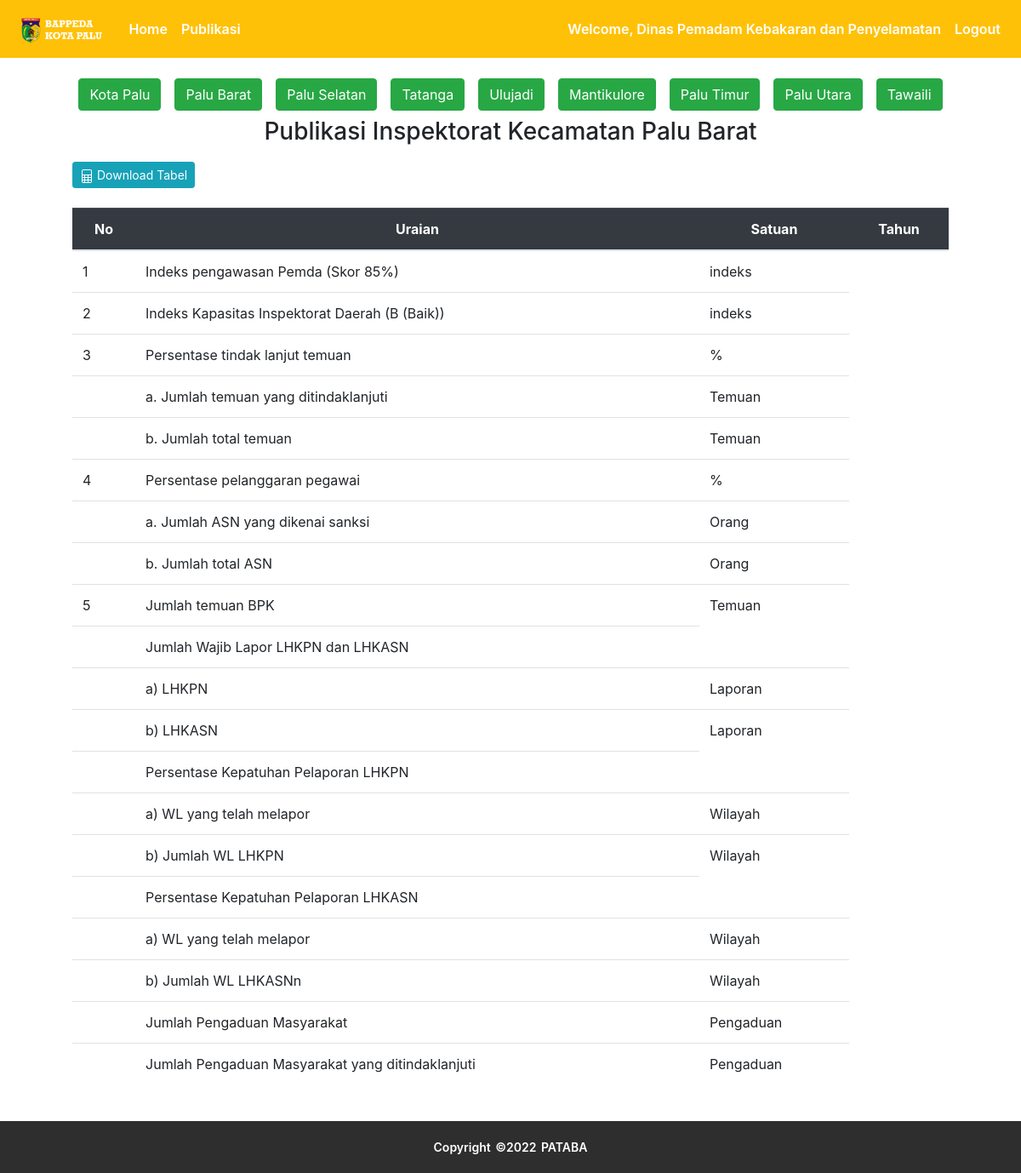
The app's page /publikasi/inspektorat/1 (signed in) with its own data.
### publication/models.py (models this page shows, shortened)
class Users(db.Model, UserMixin):
  id = db.Column(db.Integer(), primary_key=True)
  email = db.Column(db.String(), unique=True, nullable=False)
  password_hash = db.Column(db.String(), nullable=False)
  name = db.Column(db.String(), nullable=False)
  role = db.Column(db.String(), nullable=False)
  officer_of_district = db.Column(db.Integer(), db.ForeignKey('districts.id'), nullable=True)
  officer_of_agency = db.Column(db.Integer(), db.ForeignKey('agencies.id'), nullable=True)
  @property
  def password(self):
    return self.password

class Districts(db.Model):
  id = db.Column(db.Integer(), primary_key=True)
  name = db.Column(db.String(), nullable=False)
  user = db.relationship('Users', backref='district_owned_user', lazy=True)

### publication/inspektorat/routes_inspektorat.py (the view)
@app.route('/publikasi/inspektorat/<int:district_id>')
def inspektorat_kec(district_id):
  data = Inspektorat.query.filter_by(district_id=district_id).order_by(Inspektorat.tahun).all()
  district_name = Districts.query.filter_by(id=district_id).first()
  return render_template('inspektorat/inspektorat_kec.html', data=data, district_id=district_id, district_name=district_name)

### publication/models.py (called while the page is built)
@login_manager.user_loader
def load_user(user_id):
    return Users.query.get(int(user_id))

### publication/templates/inspektorat/inspektorat_kec.html (shortened to what this page needs)
{% extends 'base.html' %}
{% block content %}
  <div class="container">
    <div class="ket-tabel d-flex justify-content-center">
      <a href="{{ url_for('inspektorat') }}" class="btn btn-success m-2">Kota Palu</a>
      <a href="{{ url_for('inspektorat_kec', district_id=1) }}" class="btn btn-success m-2">Palu Barat</a>
      <a href="{{ url_for('inspektorat_kec', district_id=2) }}" class="btn btn-success m-2">Palu Selatan</a>
      <a href="{{ url_for('inspektorat_kec', district_id=3) }}" class="btn btn-success m-2">Tatanga</a>
      <a href="{{ url_for('inspektorat_kec', district_id=4) }}" class="btn btn-success m-2">Ulujadi</a>
      <a href="{{ url_for('inspektorat_kec', district_id=5) }}" class="btn btn-success m-2">Mantikulore</a>
      <a href="{{ url_for('inspektorat_kec', district_id=6) }}" class="btn btn-success m-2">Palu Timur</a>
      <a href="{{ url_for('inspektorat_kec', district_id=7) }}" class="btn btn-success m-2">Palu Utara</a>
      <a href="{{ url_for('inspektorat_kec', district_id=8) }}" class="btn btn-success m-2">Tawaili</a>
    </div>
    <h3 class="text-center">Publikasi Inspektorat Kecamatan {{ district_name.name }}</h3>
    <button class="btn btn-sm btn-info btn-download" onclick="exportTableToExcel('dprdTable', 'tabel')">
      <span>
        Download Tabel
      </span>
    </button>
    <div class="table-responsive mb-5" style="padding: 5vh;">
      <table class="table" id="dprdTable">
        <thead class="table-dark text-center">
          <tr>
            <th rowspan="2" scope="col">No</th>
            <th rowspan="2" scope="col">Uraian</th>
            <th rowspan="2" scope="col">Satuan</th>
            <th colspan="{{ data|length + 1 }}" scope="col" style="text-align: center">Tahun</th>
          </tr>
        </thead>
        <tbody>
          <tr>
            <td>1</td>
            <td>Indeks pengawasan Pemda (Skor 85%)</td>
            <td>indeks</td>
          </tr>
          <tr>
            <td>2</td>
            <td>Indeks Kapasitas Inspektorat Daerah (B (Baik))</td>
            <td>indeks</td>
          </tr>
          <tr>
            <td>3</td>
            <td>Persentase tindak lanjut temuan</td>
            <td>%</td>
          </tr>
          <tr>
            <td></td>
            <td>a. Jumlah temuan yang ditindaklanjuti</td>
            <td>Temuan</td>
          </tr>
          <tr>
            <td></td>
            <td>b. Jumlah total temuan</td>
            <td>Temuan</td>
          </tr>
          <tr>
            <td>4</td>
            <td>Persentase pelanggaran pegawai</td>
            <td>%</td>
          </tr>
          <tr>
            <td></td>
            <td>a. Jumlah ASN yang dikenai sanksi</td>
            <td>Orang</td>
          </tr>
          <tr>
            <td></td>
            <td>b. Jumlah total ASN</td>
            <td>Orang</td>
          </tr>
          <tr>
            <td>5</td>
            <td>Jumlah temuan BPK</td>
            <td>Temuan</td>
          </tr>
          <tr>
            <td></td>
            <td>Jumlah Wajib Lapor LHKPN dan LHKASN</td>
          </tr>
          <tr>
            <td></td>
            <td>a) LHKPN</td>
            <td>Laporan</td>
          </tr>
          <tr>
            <td></td>
            <td>b) LHKASN</td>
            <td>Laporan</td>
          </tr>
          <tr>
            <td></td>
            <td>Persentase Kepatuhan Pelaporan LHKPN</td>
          </tr>
          <tr>
            <td></td>
            <td>a) WL yang telah melapor</td>
            <td>Wilayah</td>
          </tr>
          <tr>
            <td></td>
            <td>b) Jumlah WL LHKPN</td>
            <td>Wilayah</td>
          </tr>
          <tr>
            <td></td>
            <td>Persentase Kepatuhan Pelaporan LHKASN</td>
          </tr>
          <tr>
            <td></td>
            <td>a) WL yang telah melapor</td>
            <td>Wilayah</td>
          </tr>
          <tr>
            <td></td>
            <td>b) Jumlah WL LHKASNn</td>
            <td>Wilayah</td>
          </tr>
          <tr>
            <td></td>
            <td>Jumlah Pengaduan Masyarakat</td>
            <td>Pengaduan</td>
          </tr>
          <tr>
            <td></td>
            <td>Jumlah Pengaduan Masyarakat yang ditindaklanjuti</td>
            <td>Pengaduan</td>
          </tr>
        </tbody>
      </table>
    </div>
  </div>
{% endblock %}

### publication/templates/base.html (shortened to what this page needs)
<!doctype html>
<html lang="en">
  <head>
    <link rel="stylesheet" href="https://cdn.jsdelivr.net/npm/bootstrap@4.5.3/dist/css/bootstrap.min.css">
    <link rel="stylesheet" href="https://unpkg.com/swiper/swiper-bundle.min.css"/>
    <link rel="stylesheet" href="{{ url_for('static', filename='css/style_agi.css') }}">
    <link rel="stylesheet" href="{{ url_for('static', filename='css/footer.css') }}">
  </head>
  <body>
    <nav class="navbar navbar-expand-md navbar-dark bg-warning my-navbar">
      <a class="navbar-brand" href="#">
        <img src="{{ url_for('static', filename='img/logo.png') }}" alt="" height="39px" class="d-inline-block align-text-top">
      </a>
        <div class="collapse navbar-collapse" id="navbarNav">
          <ul class="navbar-nav mr-auto">
            <li class="nav-item active">
                <a class="nav-link fw-bold" href="{{ url_for('home_page') }}">Home <span class="sr-only">(current)</span></a>
            </li>
            <li class="nav-item active">
              <a class="nav-link" href="{{ url_for('publikasi_page') }}">Publikasi</a>
            </li>
          </ul>
          {% if current_user.is_authenticated %}
            <ul class="navbar-nav">
              <li class="nav-item active">
                  <a class="nav-link">Welcome, {{ current_user.name }}</a>
              </li>
              <li class="nav-item active">
                  <a class="nav-link" href="{{ url_for('logout_page') }}">Logout</a>
              </li>
            </ul>
          {% else %}
            <ul class="navbar-nav">
              <li class="nav-item active">
                  <a class="nav-link" href="{{ url_for('login_page') }}">Login</a>
              </li>
            </ul>
          {% endif %}
        </div>
    </nav>
    {% block content %}
    {% endblock %}
    <footer>
      <div class="footer-bottom">
            Copyright &copy;2022 PATABA
      </div>
    </footer>
  </body>
</html>

### publication/static/css/style_agi.css (style rules this page uses)
nav { font-weight: 600; }
.btn-download { margin-left: 40px; margin-bottom: -25px; }

### publication/static/css/footer.css (style rules this page uses)
footer { position: fixed; left: 0; right: 0; bottom: 0; background-color: rgb(46, 46, 46); height: auto; width: auto; padding: 20px; font-size: 12px; color: white; font-weight: 600; }
.footer-bottom { font-size: 14px; word-spacing: 2px; text-align: center; text-transform: capitalize; }

### records on screen
Users: name "Dinas Pemadam Kebakaran dan Penyelamatan"
Districts: name "Palu Barat"
